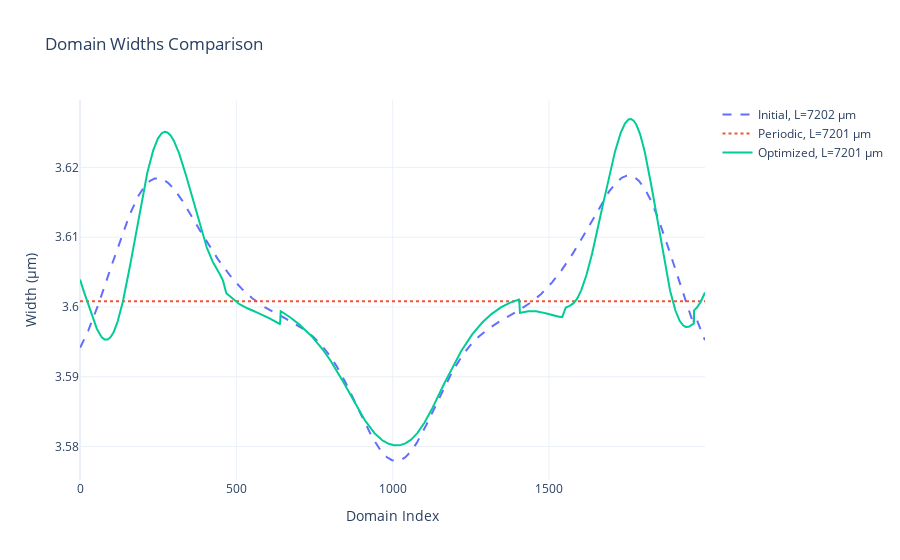
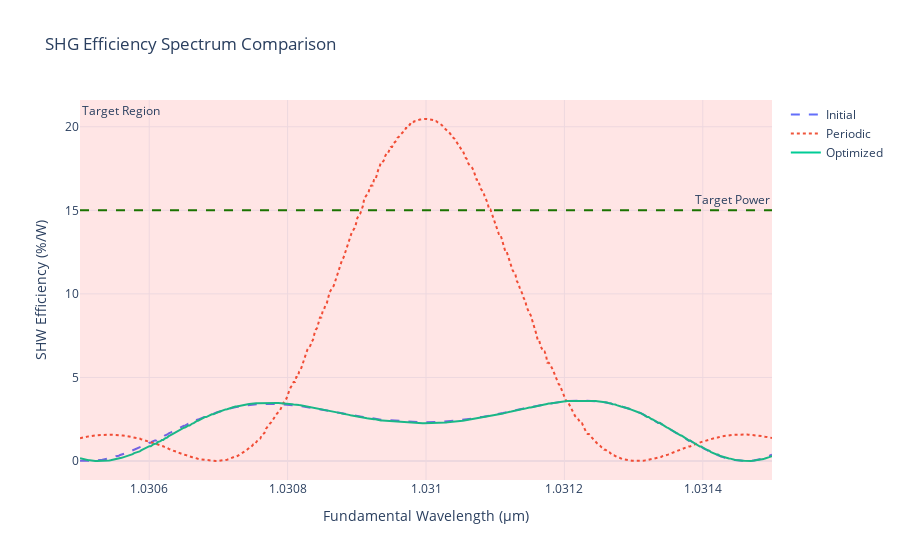
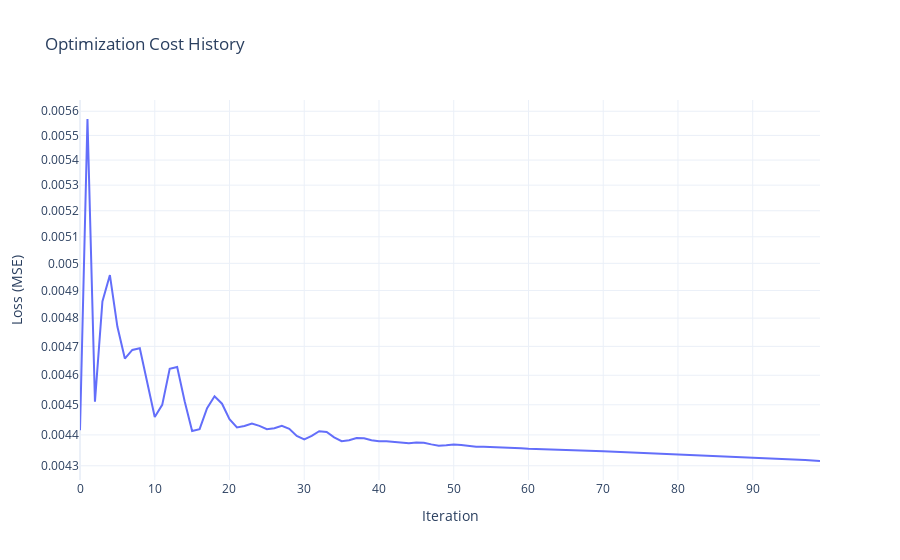

The code cell stored with these charts, in order, in its notebook:
### Code cell
# Visualize optimization results
plot_domain_widths(initial_widths, optimized_widths, periodic_widths)
plot_shw_eff_spectrum(initial_widths, optimized_widths, periodic_widths, sim_params, config)
plot_cost_history(loss_history)

### Figure 1 — Plotly figure (JSON) as saved in the notebook; plotly's stock layout.template omitted (floating-point values rounded to 4 significant figures; data arrays with more than 128 entries replaced by an {"elided": "..."} marker saying what was removed)
{"data": [{"line": {"dash": "dash"}, "mode": "lines", "name": "Initial, L=7202 µm", "type": "scatter", "y": {"elided": "2000 float values"}}, {"line": {"dash": "dot"}, "mode": "lines", "name": "Periodic, L=7201 µm", "type": "scatter", "y": {"elided": "2000 float values"}}, {"mode": "lines", "name": "Optimized, L=7201 µm", "type": "scatter", "y": {"elided": "2000 float values"}}], "layout": {"title": {"text": "Domain Widths Comparison"}, "xaxis": {"title": {"text": "Domain Index"}}, "yaxis": {"title": {"text": "Width (μm)"}}}}

### Figure 2 — Plotly figure (JSON) as saved in the notebook; plotly's stock layout.template omitted (floating-point values rounded to 4 significant figures; data arrays with more than 128 entries replaced by an {"elided": "..."} marker saying what was removed)
{"data": [{"line": {"dash": "dash"}, "mode": "lines", "name": "Initial", "type": "scatter", "x": {"elided": "500 float values"}, "y": {"elided": "500 float values"}}, {"line": {"dash": "dot"}, "mode": "lines", "name": "Periodic", "type": "scatter", "x": {"elided": "500 float values"}, "y": {"elided": "500 float values"}}, {"mode": "lines", "name": "Optimized", "type": "scatter", "x": {"elided": "500 float values"}, "y": {"elided": "500 float values"}}], "layout": {"annotations": [{"showarrow": false, "text": "Target Power", "x": 1, "xanchor": "right", "xref": "x domain", "y": 15, "yanchor": "bottom", "yref": "y"}, {"showarrow": false, "text": "Target Region", "x": 1.03, "xanchor": "left", "xref": "x", "y": 1, "yanchor": "top", "yref": "y domain"}], "shapes": [{"line": {"color": "green", "dash": "dash", "width": 2}, "type": "line", "x0": 0, "x1": 1, "xref": "x domain", "y0": 15, "y1": 15, "yref": "y"}, {"fillcolor": "red", "line": {"width": 0}, "opacity": 0.1, "type": "rect", "x0": 1.03, "x1": 1.031, "xref": "x", "y0": 0, "y1": 1, "yref": "y domain"}], "title": {"text": "SHG Efficiency Spectrum Comparison"}, "xaxis": {"title": {"text": "Fundamental Wavelength (μm)"}}, "yaxis": {"title": {"text": "SHW Efficiency (%/W)"}}}}

### Figure 3 — Plotly figure (JSON) as saved in the notebook; plotly's stock layout.template omitted (floating-point values rounded to 4 significant figures)
{"data": [{"mode": "lines", "name": "Loss", "type": "scatter", "y": [0.004415, 0.005568, 0.004511, 0.00486, 0.004957, 0.00477, 0.004658, 0.004688, 0.004693, 0.004575, 0.004459, 0.0045, 0.004622, 0.004629, 0.004512, 0.004413, 0.004419, 0.004488, 0.004529, 0.004504, 0.004452, 0.004424, 0.004429, 0.004437, 0.00443, 0.004419, 0.004422, 0.00443, 0.00442, 0.004396, 0.004385, 0.004397, 0.004412, 0.00441, 0.004392, 0.004379, 0.004382, 0.00439, 0.004389, 0.004383, 0.004379, 0.004379, 0.004377, 0.004373, 0.004373, 0.004375, 0.004375, 0.004369, 0.004365, 0.004366, 0.004368, 0.004367, 0.004363, 0.004362, 0.004362, 0.004361, 0.00436, 0.004359, 0.004358, 0.004357, 0.004355, 0.004354, 0.004355, 0.004353, 0.004352, 0.004351, 0.00435, 0.00435, 0.004348, 0.004347, 0.004347, 0.004346, 0.004345, 0.004344, 0.004343, 0.004342, 0.004341, 0.00434, 0.004339, 0.004338, 0.004337, 0.004336, 0.004336, 0.004334, 0.004333, 0.004332, 0.004331, 0.00433, 0.004329, 0.004328, 0.004327, 0.004326, 0.004325, 0.004323, 0.004322, 0.004321, 0.00432, 0.004318, 0.004317, 0.004315]}], "layout": {"title": {"text": "Optimization Cost History"}, "xaxis": {"title": {"text": "Iteration"}}, "yaxis": {"title": {"text": "Loss (MSE)"}, "type": "log"}}}
